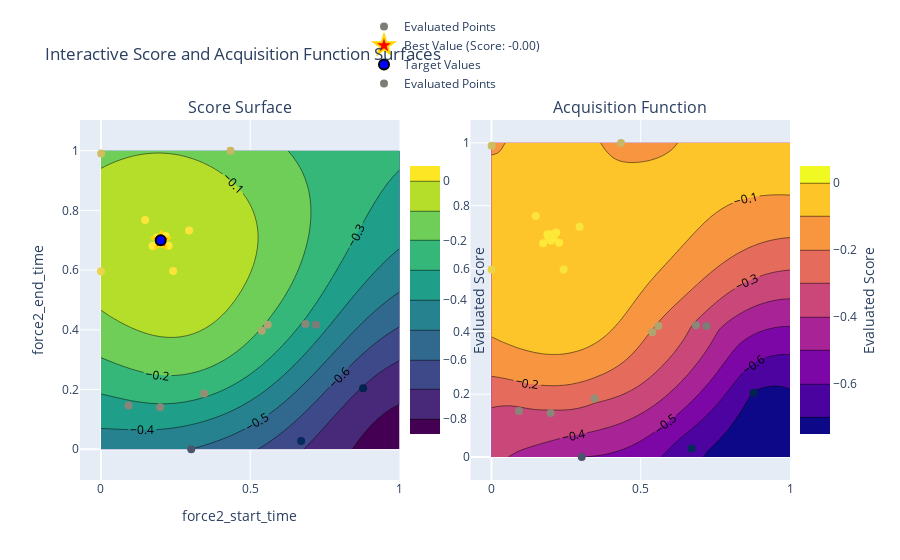

The code cell stored with this chart in its notebook:
### Code cell
def visualize_score_and_acquisition_with_targets(optimizer):
    param_x = 'force2_start_time'
    param_y = 'force2_end_time'

    # Define the target values
    force2_start_time_target = 0.2
    force2_end_time_target = 0.7

    kappa = 2.5  # Exploration parameter for the acquisition function

    acquisition = bayes_opt.acquisition.UpperConfidenceBound(kappa=kappa)

    # Generate a grid for two parameters
    x_vals = np.linspace(pbounds[param_x][0], pbounds[param_x][1], 50)
    y_vals = np.linspace(pbounds[param_y][0], pbounds[param_y][1], 50)
    scores = np.zeros((len(x_vals), len(y_vals)))
    stds = np.zeros((len(x_vals), len(y_vals)))
    acquisition_values = np.zeros((len(x_vals), len(y_vals)))

    # Populate grid with GP predictions and acquisition function values
    for i, x in enumerate(x_vals):
        for j, y in enumerate(y_vals):
            # Predict the score and standard deviation
            curr_score, curr_std = optimizer._gp.predict(
            [[x, y]], 
            return_std=True)
            scores[j, i] = curr_score.item()
            stds[j, i] = curr_std.item()

    xx, yy = np.meshgrid(x_vals, y_vals)
    grid_points = np.c_[xx.ravel(), yy.ravel()]  # Shape (n_samples, 2)

    acquisition_values = -1 * acquisition._get_acq(gp=optimizer._gp)(grid_points)
    acquisition_values = acquisition_values.reshape(xx.shape)

    # scores, stds = optimizer._gp.predict(grid_points, return_std=True)
    # scores = scores.reshape(xx.shape)
    # stds = stds.reshape(xx.shape)

    # Extract evaluated points
    evaluated_x = [res["params"][param_x] for res in optimizer.res]
    evaluated_y = [res["params"][param_y] for res in optimizer.res]
    evaluated_scores = [res["target"] for res in optimizer.res]

    # Extract the best point
    best_params = optimizer.max["params"]
    best_x = best_params[param_x]
    best_y = best_params[param_y]
    best_score = optimizer.max["target"]

    # Create the interactive plot for score surface
    fig = make_subplots(rows=1, cols=2, subplot_titles=("Score Surface", "Acquisition Function"))

    # Add the score surface
    fig.add_trace(
        go.Contour(
            x=x_vals, y=y_vals, z=scores,
            colorscale="Viridis",
            colorbar=dict(
                title="Evaluated Score",
                titleside="right",
                x=0.45,  # Move evaluated points colorbar further right
                len=0.8  # Adjust colorbar length
            ),
            contours=dict(showlabels=True),
        ),
        row=1, col=1
    )

    # Add evaluated points to the score surface
    fig.add_trace(
        go.Scatter(
            x=evaluated_x, y=evaluated_y,
            mode='markers',
            marker=dict(
                size=8,
                color=evaluated_scores,
                colorscale="Cividis",
                showscale=False
            ),
            name="Evaluated Points"
        ),
        row=1, col=1
    )

    # Add the best point to the score surface
    fig.add_trace(
        go.Scatter(
            x=[best_x], y=[best_y],
            mode='markers',
            marker=dict(
                size=15,
                color='red',
                symbol='star',
                line=dict(width=2, color='gold')
            ),
            name=f"Best Value (Score: {best_score:.2f})"
        ),
        row=1, col=1
    )

    # Add the target point to the score surface
    fig.add_trace(
        go.Scatter(
            x=[force2_start_time_target], y=[force2_end_time_target],
            mode='markers',
            marker=dict(
                size=10,
                color='blue',
                symbol='circle',
                line=dict(width=2, color='black')
            ),
            name="Target Values"
        ),
        row=1, col=1
    )

    # Add the acquisition function surface
    fig.add_trace(
        go.Contour(
            x=x_vals, y=y_vals, z=acquisition_values.T,
            colorscale="Plasma",
            colorbar=dict(
                title="Evaluated Score",
                titleside="right",
                x=1.0,  # Move evaluated points colorbar further right
                len=0.8  # Adjust colorbar length
            ),
            contours=dict(showlabels=True),
        ),
        row=1, col=2
    )

    # Add evaluated points to the acquisition function surface
    fig.add_trace(
        go.Scatter(
            x=evaluated_x, y=evaluated_y,
            mode='markers',
            marker=dict(
                size=8,
                color=evaluated_scores,
                colorscale="Cividis",
                showscale=False
            ),
            name="Evaluated Points"
        ),
        row=1, col=2
    )

    # Update layout for square appearance in the acquisition function plot
    fig.update_layout(
        title="Interactive Score and Acquisition Function Surfaces",
        xaxis_title=param_x,
        yaxis_title=param_y,
        xaxis=dict(scaleanchor="y"),
        yaxis=dict(scaleanchor="x"),
        template="plotly",
        legend=dict(yanchor="top", y=1.3, xanchor="left", x=0.4),
        showlegend=True,
    )

    # Show the plot
    iplot(fig)

# Example usage:
visualize_score_and_acquisition_with_targets(optimizer)

### Figure 1 — Plotly figure (JSON) as saved in the notebook; plotly's stock layout.template omitted (floating-point values rounded to 4 significant figures; data arrays with more than 128 entries replaced by an {"elided": "..."} marker saying what was removed)
{"data": [{"colorbar": {"len": 0.8, "title": {"side": "right", "text": "Evaluated Score"}, "x": 0.45}, "colorscale": [[0, "#440154"], [0.1111, "#482878"], [0.2222, "#3e4989"], [0.3333, "#31688e"], [0.4444, "#26828e"], [0.5556, "#1f9e89"], [0.6667, "#35b779"], [0.7778, "#6ece58"], [0.8889, "#b5de2b"], [1, "#fde725"]], "contours": {"showlabels": true}, "type": "contour", "x": [0, 0.02041, 0.04082, 0.06122, 0.08163, 0.102, 0.1224, 0.1429, 0.1633, 0.1837, 0.2041, 0.2245, 0.2449, 0.2653, 0.2857, 0.3061, 0.3265, 0.3469, 0.3673, 0.3878, 0.4082, 0.4286, 0.449, 0.4694, 0.4898, 0.5102, 0.5306, 0.551, 0.5714, 0.5918, 0.6122, 0.6327, 0.6531, 0.6735, 0.6939, 0.7143, 0.7347, 0.7551, 0.7755, 0.7959, 0.8163, 0.8367, 0.8571, 0.8776, 0.898, 0.9184, 0.9388, 0.9592, 0.9796, 1], "xaxis": "x", "y": [0, 0.02041, 0.04082, 0.06122, 0.08163, 0.102, 0.1224, 0.1429, 0.1633, 0.1837, 0.2041, 0.2245, 0.2449, 0.2653, 0.2857, 0.3061, 0.3265, 0.3469, 0.3673, 0.3878, 0.4082, 0.4286, 0.449, 0.4694, 0.4898, 0.5102, 0.5306, 0.551, 0.5714, 0.5918, 0.6122, 0.6327, 0.6531, 0.6735, 0.6939, 0.7143, 0.7347, 0.7551, 0.7755, 0.7959, 0.8163, 0.8367, 0.8571, 0.8776, 0.898, 0.9184, 0.9388, 0.9592, 0.9796, 1], "yaxis": "y", "z": {"elided": "50x50 float values"}}, {"marker": {"color": [-0.3508, -0.5003, -0.3177, -0.2851, -0.2067, -0.3143, -0.7054, -0.6737, -0.2086, -0.3132, -0.007251, -0.1444, -0.1242, -0.05071, -0.01244, -0.01014, -0.001118, -0.000489, -0.001034, -0.000219, -5.529e-05, -8.261e-06, -4.266e-06, -7.431e-05, -3.312e-05, -3.381e-06, -1.336e-05, -0.0001181, -3.257e-05, -2.87e-05, -0.0001457, -8.674e-05, -6.667e-05, -1.791e-05, -2.662e-05, -4.991e-05, -4.461e-06, -1.734e-05, -2.808e-05, -9.37e-06, -9.297e-05, -8.33e-05, -4.31e-05, -3.551e-05, -6.042e-06, -4.362e-06, -4.187e-05, -8.839e-06, -5.858e-06, -3.643e-06], "colorscale": [[0, "#00224e"], [0.1111, "#123570"], [0.2222, "#3b496c"], [0.3333, "#575d6d"], [0.4444, "#707173"], [0.5556, "#8a8678"], [0.6667, "#a59c74"], [0.7778, "#c3b369"], [0.8889, "#e1cc55"], [1, "#fee838"]], "showscale": false, "size": 8}, "mode": "markers", "name": "Evaluated Points", "type": "scatter", "x": [0.7203, 0.3023, 0.09234, 0.3456, 0.5388, 0.6852, 0.8781, 0.6705, 0.5587, 0.1981, 0.1481, 0.434, 0.0006429, 0, 0.2418, 0.2952, 0.1729, 0.2169, 0.2264, 0.1875, 0.1969, 0.2023, 0.1985, 0.2086, 0.1956, 0.2008, 0.201, 0.1998, 0.2056, 0.1966, 0.1906, 0.1908, 0.2027, 0.2005, 0.2019, 0.2006, 0.1979, 0.2024, 0.1949, 0.202, 0.191, 0.2011, 0.1938, 0.2053, 0.2011, 0.2011, 0.2064, 0.2029, 0.2, 0.2], "xaxis": "x", "y": [0.417, 0.0001144, 0.1468, 0.1863, 0.3968, 0.4192, 0.2045, 0.02739, 0.4173, 0.1404, 0.7675, 0.9995, 0.9906, 0.5965, 0.5966, 0.7327, 0.6804, 0.7143, 0.6816, 0.7079, 0.6933, 0.7017, 0.7014, 0.7006, 0.7037, 0.6983, 0.7035, 0.6891, 0.7013, 0.7041, 0.7075, 0.7012, 0.7077, 0.6958, 0.6952, 0.693, 0.7004, 0.7034, 0.6985, 0.6977, 0.7035, 0.7091, 0.698, 0.6973, 0.6978, 0.6982, 0.6993, 0.6996, 0.6976, 0.6981], "yaxis": "y"}, {"marker": {"color": "red", "line": {"color": "gold", "width": 2}, "size": 15, "symbol": "star"}, "mode": "markers", "name": "Best Value (Score: -0.00)", "type": "scatter", "x": [0.2008], "xaxis": "x", "y": [0.6983], "yaxis": "y"}, {"marker": {"color": "blue", "line": {"color": "black", "width": 2}, "size": 10, "symbol": "circle"}, "mode": "markers", "name": "Target Values", "type": "scatter", "x": [0.2], "xaxis": "x", "y": [0.7], "yaxis": "y"}, {"colorbar": {"len": 0.8, "title": {"side": "right", "text": "Evaluated Score"}, "x": 1}, "colorscale": [[0, "#0d0887"], [0.1111, "#46039f"], [0.2222, "#7201a8"], [0.3333, "#9c179e"], [0.4444, "#bd3786"], [0.5556, "#d8576b"], [0.6667, "#ed7953"], [0.7778, "#fb9f3a"], [0.8889, "#fdca26"], [1, "#f0f921"]], "contours": {"showlabels": true}, "type": "contour", "x": [0, 0.02041, 0.04082, 0.06122, 0.08163, 0.102, 0.1224, 0.1429, 0.1633, 0.1837, 0.2041, 0.2245, 0.2449, 0.2653, 0.2857, 0.3061, 0.3265, 0.3469, 0.3673, 0.3878, 0.4082, 0.4286, 0.449, 0.4694, 0.4898, 0.5102, 0.5306, 0.551, 0.5714, 0.5918, 0.6122, 0.6327, 0.6531, 0.6735, 0.6939, 0.7143, 0.7347, 0.7551, 0.7755, 0.7959, 0.8163, 0.8367, 0.8571, 0.8776, 0.898, 0.9184, 0.9388, 0.9592, 0.9796, 1], "xaxis": "x2", "y": [0, 0.02041, 0.04082, 0.06122, 0.08163, 0.102, 0.1224, 0.1429, 0.1633, 0.1837, 0.2041, 0.2245, 0.2449, 0.2653, 0.2857, 0.3061, 0.3265, 0.3469, 0.3673, 0.3878, 0.4082, 0.4286, 0.449, 0.4694, 0.4898, 0.5102, 0.5306, 0.551, 0.5714, 0.5918, 0.6122, 0.6327, 0.6531, 0.6735, 0.6939, 0.7143, 0.7347, 0.7551, 0.7755, 0.7959, 0.8163, 0.8367, 0.8571, 0.8776, 0.898, 0.9184, 0.9388, 0.9592, 0.9796, 1], "yaxis": "y2", "z": {"elided": "50x50 float values"}}, {"marker": {"color": [-0.3508, -0.5003, -0.3177, -0.2851, -0.2067, -0.3143, -0.7054, -0.6737, -0.2086, -0.3132, -0.007251, -0.1444, -0.1242, -0.05071, -0.01244, -0.01014, -0.001118, -0.000489, -0.001034, -0.000219, -5.529e-05, -8.261e-06, -4.266e-06, -7.431e-05, -3.312e-05, -3.381e-06, -1.336e-05, -0.0001181, -3.257e-05, -2.87e-05, -0.0001457, -8.674e-05, -6.667e-05, -1.791e-05, -2.662e-05, -4.991e-05, -4.461e-06, -1.734e-05, -2.808e-05, -9.37e-06, -9.297e-05, -8.33e-05, -4.31e-05, -3.551e-05, -6.042e-06, -4.362e-06, -4.187e-05, -8.839e-06, -5.858e-06, -3.643e-06], "colorscale": [[0, "#00224e"], [0.1111, "#123570"], [0.2222, "#3b496c"], [0.3333, "#575d6d"], [0.4444, "#707173"], [0.5556, "#8a8678"], [0.6667, "#a59c74"], [0.7778, "#c3b369"], [0.8889, "#e1cc55"], [1, "#fee838"]], "showscale": false, "size": 8}, "mode": "markers", "name": "Evaluated Points", "type": "scatter", "x": [0.7203, 0.3023, 0.09234, 0.3456, 0.5388, 0.6852, 0.8781, 0.6705, 0.5587, 0.1981, 0.1481, 0.434, 0.0006429, 0, 0.2418, 0.2952, 0.1729, 0.2169, 0.2264, 0.1875, 0.1969, 0.2023, 0.1985, 0.2086, 0.1956, 0.2008, 0.201, 0.1998, 0.2056, 0.1966, 0.1906, 0.1908, 0.2027, 0.2005, 0.2019, 0.2006, 0.1979, 0.2024, 0.1949, 0.202, 0.191, 0.2011, 0.1938, 0.2053, 0.2011, 0.2011, 0.2064, 0.2029, 0.2, 0.2], "xaxis": "x2", "y": [0.417, 0.0001144, 0.1468, 0.1863, 0.3968, 0.4192, 0.2045, 0.02739, 0.4173, 0.1404, 0.7675, 0.9995, 0.9906, 0.5965, 0.5966, 0.7327, 0.6804, 0.7143, 0.6816, 0.7079, 0.6933, 0.7017, 0.7014, 0.7006, 0.7037, 0.6983, 0.7035, 0.6891, 0.7013, 0.7041, 0.7075, 0.7012, 0.7077, 0.6958, 0.6952, 0.693, 0.7004, 0.7034, 0.6985, 0.6977, 0.7035, 0.7091, 0.698, 0.6973, 0.6978, 0.6982, 0.6993, 0.6996, 0.6976, 0.6981], "yaxis": "y2"}], "layout": {"annotations": [{"font": {"size": 16}, "showarrow": false, "text": "Score Surface", "x": 0.225, "xanchor": "center", "xref": "paper", "y": 1, "yanchor": "bottom", "yref": "paper"}, {"font": {"size": 16}, "showarrow": false, "text": "Acquisition Function", "x": 0.775, "xanchor": "center", "xref": "paper", "y": 1, "yanchor": "bottom", "yref": "paper"}], "legend": {"x": 0.4, "xanchor": "left", "y": 1.3, "yanchor": "top"}, "showlegend": true, "title": {"text": "Interactive Score and Acquisition Function Surfaces"}, "xaxis": {"anchor": "y", "domain": [0, 0.45], "scaleanchor": "y", "title": {"text": "force2_start_time"}}, "xaxis2": {"anchor": "y2", "domain": [0.55, 1]}, "yaxis": {"anchor": "x", "domain": [0, 1], "scaleanchor": "x", "title": {"text": "force2_end_time"}}, "yaxis2": {"anchor": "x2", "domain": [0, 1]}}}
